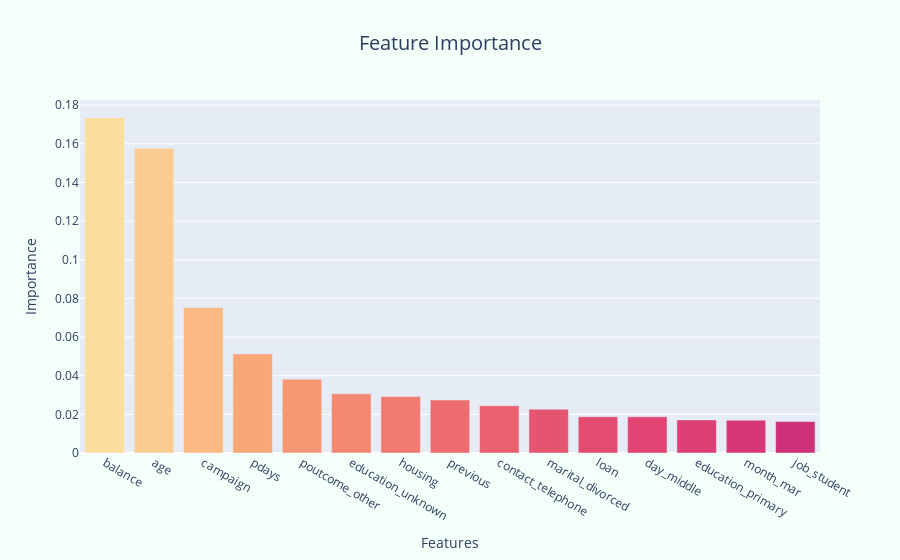

Notebook code cell kept with this figure:
### Markdown cell above
Above we have our 3 confustion matricies that were seen before along with an ROC curve.To briefly analyze the confusion matricies, we have a strong Accuracy for our test set with a value of about 0.71 and a strong Accuacy for our full dataset with an Accuracy of about 0.91. 

Below the confustion matricies, we can see the ROC curve with a value of 0.904 which is very strong. The ROC curve shows the trade-off between sensitivity (or TPR) and specificity (1 – FPR). Classifiers that give curves closer to the top-left corner indicate a better performance. As a baseline, a random classifier is expected to give points lying along the diagonal (FPR = TPR). The closer the curve comes to the 45-degree diagonal of the ROC space, the less accurate the test. In other words, the 45-degree line represents randomly choosing an outcome.

### Code cell
Featureimportances(RandomForestClassifier(), X_train, y_train)

### Figure 1 — Plotly figure (JSON) as saved in the notebook; plotly's stock layout.template omitted (floating-point values rounded to 4 significant figures)
{"data": [{"marker": {"color": [0, 1, 2, 3, 4, 5, 6, 7, 8, 9, 10, 11, 12, 13, 14, 15, 16, 17, 18, 19], "colorscale": [[0, "rgb(252, 222, 156)"], [0.1667, "rgb(250, 164, 118)"], [0.3333, "rgb(240, 116, 110)"], [0.5, "rgb(227, 79, 111)"], [0.6667, "rgb(220, 57, 119)"], [0.8333, "rgb(185, 37, 122)"], [1, "rgb(124, 29, 111)"]]}, "type": "bar", "x": ["balance", "age", "campaign", "pdays", "poutcome_other", "education_unknown", "housing", "previous", "contact_telephone", "marital_divorced", "loan", "day_middle", "education_primary", "month_mar", "job_student"], "y": [0.1735, 0.1577, 0.07527, 0.05128, 0.0382, 0.03061, 0.02918, 0.02743, 0.02447, 0.0227, 0.0188, 0.01875, 0.01712, 0.017, 0.01629]}], "layout": {"paper_bgcolor": "mintcream", "title": {"font": {"size": 20}, "text": "Feature Importance", "x": 0.5}, "xaxis": {"title": {"text": "Features"}}, "yaxis": {"title": {"text": "Importance"}}}}
